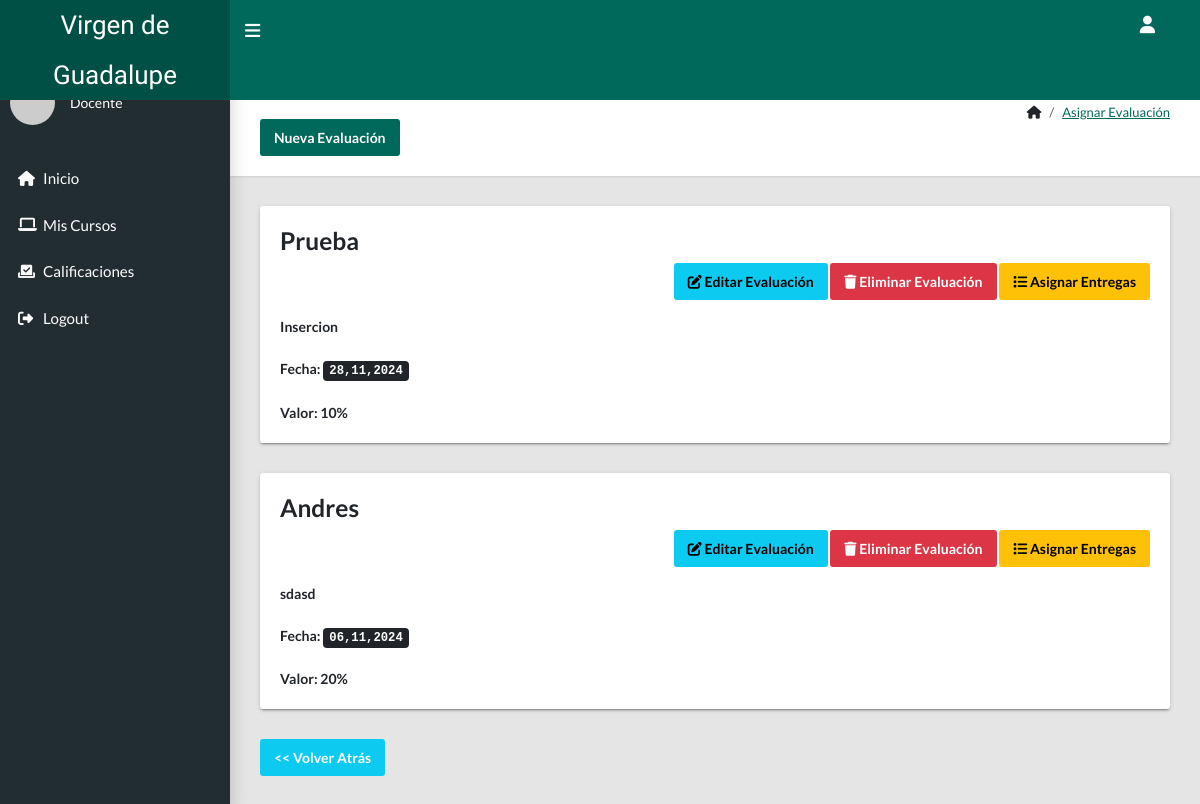
Page /profesor/evaluacion.php?curso=6&contenido=1 (signed in) on the committed database.
### tables this page shows
CREATE TABLE `evaluaciones` (
  `evaluacion_id` int(11) NOT NULL,
  `nombre_evaluacion` varchar(100) NOT NULL,
  `descripcion` varchar(255) NOT NULL,
  `fecha` date NOT NULL,
  `porcentaje` varchar(100) NOT NULL,
  `contenido_id` int(11) NOT NULL
);

### profesor/evaluacion.php (the view, shortened to what this page needs)
<?php
if(!empty($_GET['curso']) || empty($_GET['contenido'])){
    $curso = $_GET['curso'];
    $contenido =$_GET['contenido'];
}else{
    header("location: profesor/");
}
require_once 'includes/header.php';
require_once '../includes/conexion.php';
$sql = "SELECT *,date_format(fecha, '%d,%m,%Y') as fecha FROM evaluaciones WHERE contenido_id = $contenido";
$query = $pdo->prepare($sql);
$query -> execute();
$row = $query ->rowCount();
?>
<main class="app-content">
      <div class="app-title">
        <div>
          <h1><i class="bi bi-speedometer"></i> Asignar Evaluación</h1>
          <button class="btn btn-primary" type="button" onclick="openModalEvaluacion()" style="margin-top: 20px;">Nueva Evaluación</button>
        </div>
        <ul class="app-breadcrumb breadcrumb">
          <li class="breadcrumb-item"><i class="fa-solid fa-house"></i></li>
          <li class="breadcrumb-item"><a href="#">Asignar Evaluación</a></li>
        </ul>
      </div>
      <div class="row">
      <?php if ($row > 0) {
        while ($data = $query->fetch()) { ?>
        <div class="col-md-12">
          <div class="tile">
          <div class="tile-body">
              <div class="title-title-w-btn">
                <h3 class="title"><?= $data['nombre_evaluacion'] ?></h3>
                <p class="col text-end">
                    <button class="btn btn-info icon-btn" onclick="editarEvaluacion(<?= $data['evaluacion_id']; ?>)"><i class="fa-solid fa-pen-to-square"></i> Editar Evaluación</button>
                    <button class="btn btn-danger icon-btn" onclick="eliminarEvaluacion(<?= $data['evaluacion_id']; ?>)"><i class="fa-solid fa-trash"></i> Eliminar Evaluación</button>
                    <a class="btn btn-warning icon-btn"
                      href="entregas.php?curso=<?= $curso ?>&contenido=<?= $data['contenido_id']; ?>&eva=<?= $data['evaluacion_id']; ?>">
                      <i class="fa-solid fa-list"></i> Asignar Entregas
                    </a>
                </p>
              </div>
              <div class="title-body">
                <b><?= $data['descripcion']; ?></b><br><br>
                <b>Fecha: <kbd><?= $data['fecha']; ?></kbd></b><br><br>
                <b>Valor: <?= $data['porcentaje']; ?></b>
              </div>
            </div>
          </div>
        </div>
        <?php }
      } ?>
      </div>
      <div class="">
        <a href="contenido.php?curso=<?= $curso ?>" class="btn btn-info text-white"><< Volver Atrás</a>
      </div>
    </main>
<?php
require_once 'includes/footer.php';
?>

### rows in the picture
evaluaciones: nombre_evaluacion "Prueba", descripcion "Insercion", fecha "28,11,2024", porcentaje "10%"
evaluaciones: nombre_evaluacion "Andres", descripcion "sdasd", fecha "06,11,2024", porcentaje "20%"
